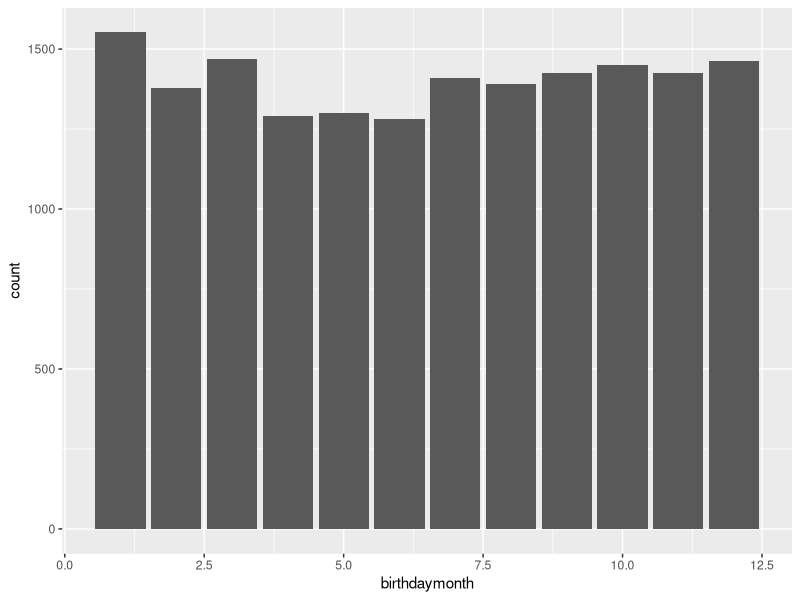
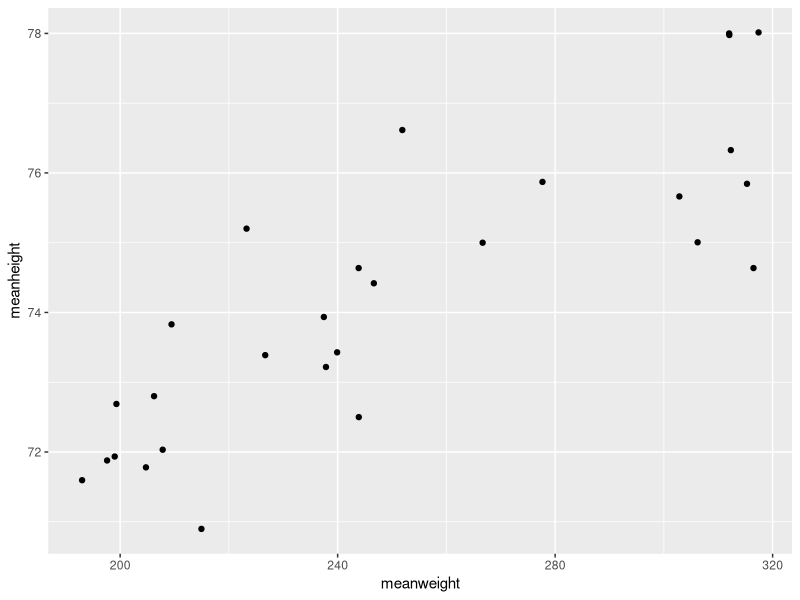

The R source for these figures, in order:
## ---- chunk 1
knitr::opts_chunk$set(echo = TRUE)
## ---- chunk 2
library(tidyverse)
basicstats <- read.csv("CSVnflbasicstats.csv")

dim(basicstats)
names(basicstats)
## ---- chunk 3
basicstats %>%
  filter(College == "Washington") %>%
  summarize(count = n())
## ---- chunk 4
library(lubridate)
monthdayyear <- as.Date(basicstats$Birthday, "%m/%d/%Y")
basicstats %>%
  mutate(birthdaymonth = month(as.Date(monthdayyear))) %>%
  filter(!is.na(monthdayyear)) %>%
  group_by(birthdaymonth) %>%
  summarize(count = n()) %>%
  ggplot(aes(x=birthdaymonth, y=count)) +
  geom_col() 

## ---- chunk 5
basicstats %>%
  filter(is.na(Position) == FALSE, !is.na(Weight..lbs.),
         !is.na(Height..inches.)) %>%
  group_by(Position)%>%
  summarize(meanweight = mean(Weight..lbs.),
            meanheight= mean(Height..inches.)) %>%
  ggplot(aes(x=meanweight, y=meanheight)) +
  geom_point()
